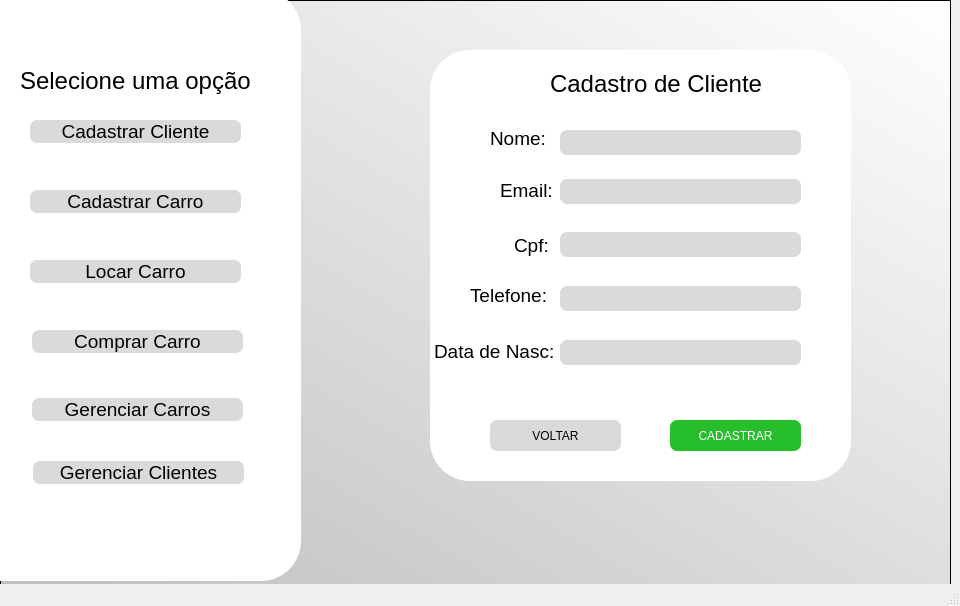
<?xml version="1.0" encoding="UTF-8"?>
<ui version="4.0">
 <class>MainWindow</class>
 <widget class="QMainWindow" name="MainWindow">
  <property name="geometry">
   <rect>
    <x>0</x>
    <y>0</y>
    <width>960</width>
    <height>606</height>
   </rect>
  </property>
  <property name="windowTitle">
   <string>MainWindow</string>
  </property>
  <widget class="QWidget" name="centralwidget">
   <widget class="QFrame" name="frame">
    <property name="geometry">
     <rect>
      <x>0</x>
      <y>0</y>
      <width>951</width>
      <height>611</height>
     </rect>
    </property>
    <property name="font">
     <font>
      <family>Yu Gothic UI Semibold</family>
      <weight>75</weight>
      <bold>true</bold>
     </font>
    </property>
    <property name="styleSheet">
     <string notr="true">background-color: qlineargradient(spread:pad, x1:0.085, y1:1, x2:1, y2:0, stop:0 rgba(192, 192, 192, 255), stop:1 rgba(255, 255, 255, 255));</string>
    </property>
    <property name="frameShape">
     <enum>QFrame::StyledPanel</enum>
    </property>
    <property name="frameShadow">
     <enum>QFrame::Raised</enum>
    </property>
    <widget class="QFrame" name="frame_2">
     <property name="geometry">
      <rect>
       <x>430</x>
       <y>50</y>
       <width>421</width>
       <height>431</height>
      </rect>
     </property>
     <property name="styleSheet">
      <string notr="true">background-color: rgb(255, 255, 255);
border-radius: 40;</string>
     </property>
     <property name="frameShape">
      <enum>QFrame::StyledPanel</enum>
     </property>
     <property name="frameShadow">
      <enum>QFrame::Raised</enum>
     </property>
     <widget class="QLabel" name="label_2">
      <property name="geometry">
       <rect>
        <x>60</x>
        <y>80</y>
        <width>61</width>
        <height>17</height>
       </rect>
      </property>
      <property name="font">
       <font>
        <pointsize>14</pointsize>
       </font>
      </property>
      <property name="styleSheet">
       <string notr="true">color: rgb(0, 0, 0);</string>
      </property>
      <property name="text">
       <string>Nome:</string>
      </property>
     </widget>
     <widget class="QLabel" name="label">
      <property name="geometry">
       <rect>
        <x>120</x>
        <y>18</y>
        <width>211</width>
        <height>31</height>
       </rect>
      </property>
      <property name="font">
       <font>
        <pointsize>18</pointsize>
       </font>
      </property>
      <property name="styleSheet">
       <string notr="true">color: rgb(0, 0, 0);
alternate-background-color: rgb(85, 87, 83);</string>
      </property>
      <property name="text">
       <string>Cadastro de Cliente</string>
      </property>
     </widget>
     <widget class="QLabel" name="label_3">
      <property name="geometry">
       <rect>
        <x>70</x>
        <y>132</y>
        <width>51</width>
        <height>17</height>
       </rect>
      </property>
      <property name="font">
       <font>
        <pointsize>14</pointsize>
       </font>
      </property>
      <property name="styleSheet">
       <string notr="true">color: rgb(0, 0, 0);</string>
      </property>
      <property name="text">
       <string>Email:</string>
      </property>
     </widget>
     <widget class="QLineEdit" name="nome">
      <property name="geometry">
       <rect>
        <x>130</x>
        <y>80</y>
        <width>241</width>
        <height>25</height>
       </rect>
      </property>
      <property name="font">
       <font>
        <pointsize>10</pointsize>
       </font>
      </property>
      <property name="styleSheet">
       <string notr="true">background-color: rgb(218, 218, 218);
color: rgb(0, 0, 0);
border-radius:7;</string>
      </property>
      <property name="text">
       <string/>
      </property>
     </widget>
     <widget class="QLineEdit" name="email2">
      <property name="geometry">
       <rect>
        <x>130</x>
        <y>129</y>
        <width>241</width>
        <height>25</height>
       </rect>
      </property>
      <property name="font">
       <font>
        <pointsize>10</pointsize>
       </font>
      </property>
      <property name="styleSheet">
       <string notr="true">background-color: rgb(218, 218, 218);
color: rgb(0, 0, 0);
border-radius:7;</string>
      </property>
      <property name="text">
       <string/>
      </property>
     </widget>
     <widget class="QPushButton" name="submitbtn">
      <property name="geometry">
       <rect>
        <x>240</x>
        <y>370</y>
        <width>131</width>
        <height>31</height>
       </rect>
      </property>
      <property name="cursor">
       <cursorShape>PointingHandCursor</cursorShape>
      </property>
      <property name="styleSheet">
       <string notr="true">background-color: rgb(39, 190, 44);
color: rgb(255, 255, 255);
border-radius:7;
</string>
      </property>
      <property name="text">
       <string>CADASTRAR</string>
      </property>
     </widget>
     <widget class="QLineEdit" name="cpf">
      <property name="geometry">
       <rect>
        <x>130</x>
        <y>182</y>
        <width>241</width>
        <height>25</height>
       </rect>
      </property>
      <property name="font">
       <font>
        <pointsize>10</pointsize>
       </font>
      </property>
      <property name="styleSheet">
       <string notr="true">background-color: rgb(218, 218, 218);
color: rgb(0, 0, 0);
border-radius:7;</string>
      </property>
      <property name="text">
       <string/>
      </property>
     </widget>
     <widget class="QLabel" name="label_4">
      <property name="geometry">
       <rect>
        <x>84</x>
        <y>185</y>
        <width>41</width>
        <height>21</height>
       </rect>
      </property>
      <property name="font">
       <font>
        <pointsize>14</pointsize>
       </font>
      </property>
      <property name="styleSheet">
       <string notr="true">color: rgb(0, 0, 0);</string>
      </property>
      <property name="text">
       <string>Cpf:</string>
      </property>
     </widget>
     <widget class="QLineEdit" name="telefone">
      <property name="geometry">
       <rect>
        <x>130</x>
        <y>236</y>
        <width>241</width>
        <height>25</height>
       </rect>
      </property>
      <property name="font">
       <font>
        <pointsize>10</pointsize>
       </font>
      </property>
      <property name="styleSheet">
       <string notr="true">background-color: rgb(218, 218, 218);
color: rgb(0, 0, 0);
border-radius:7;</string>
      </property>
      <property name="text">
       <string/>
      </property>
     </widget>
     <widget class="QLabel" name="label_5">
      <property name="geometry">
       <rect>
        <x>40</x>
        <y>235</y>
        <width>81</width>
        <height>21</height>
       </rect>
      </property>
      <property name="font">
       <font>
        <pointsize>14</pointsize>
       </font>
      </property>
      <property name="styleSheet">
       <string notr="true">color: rgb(0, 0, 0);</string>
      </property>
      <property name="text">
       <string>Telefone:</string>
      </property>
     </widget>
     <widget class="QLineEdit" name="data_nasc">
      <property name="geometry">
       <rect>
        <x>130</x>
        <y>290</y>
        <width>241</width>
        <height>25</height>
       </rect>
      </property>
      <property name="font">
       <font>
        <pointsize>10</pointsize>
       </font>
      </property>
      <property name="styleSheet">
       <string notr="true">background-color: rgb(218, 218, 218);
color: rgb(0, 0, 0);
border-radius:7;</string>
      </property>
      <property name="text">
       <string/>
      </property>
     </widget>
     <widget class="QLabel" name="label_6">
      <property name="geometry">
       <rect>
        <x>4</x>
        <y>291</y>
        <width>121</width>
        <height>21</height>
       </rect>
      </property>
      <property name="font">
       <font>
        <pointsize>14</pointsize>
       </font>
      </property>
      <property name="styleSheet">
       <string notr="true">color: rgb(0, 0, 0);</string>
      </property>
      <property name="text">
       <string>Data de Nasc:</string>
      </property>
     </widget>
     <widget class="QPushButton" name="submitbtn_2">
      <property name="geometry">
       <rect>
        <x>60</x>
        <y>370</y>
        <width>131</width>
        <height>31</height>
       </rect>
      </property>
      <property name="cursor">
       <cursorShape>PointingHandCursor</cursorShape>
      </property>
      <property name="styleSheet">
       <string notr="true">background-color: rgb(218, 218, 218);
color: rgb(0, 0, 0);
border-radius:7;
</string>
      </property>
      <property name="text">
       <string>VOLTAR</string>
      </property>
     </widget>
    </widget>
    <widget class="QFrame" name="frame_3">
     <property name="geometry">
      <rect>
       <x>-60</x>
       <y>-10</y>
       <width>361</width>
       <height>591</height>
      </rect>
     </property>
     <property name="styleSheet">
      <string notr="true">background-color: rgb(255, 255, 255);
border-radius:40;</string>
     </property>
     <property name="frameShape">
      <enum>QFrame::StyledPanel</enum>
     </property>
     <property name="frameShadow">
      <enum>QFrame::Raised</enum>
     </property>
     <widget class="QPushButton" name="abtn">
      <property name="geometry">
       <rect>
        <x>90</x>
        <y>130</y>
        <width>211</width>
        <height>23</height>
       </rect>
      </property>
      <property name="font">
       <font>
        <pointsize>14</pointsize>
       </font>
      </property>
      <property name="cursor">
       <cursorShape>PointingHandCursor</cursorShape>
      </property>
      <property name="styleSheet">
       <string notr="true">background-color: rgb(218, 218, 218);
color: rgb(0, 0, 0);
border-radius:7;</string>
      </property>
      <property name="text">
       <string>Cadastrar Cliente</string>
      </property>
     </widget>
     <widget class="QPushButton" name="cadcar_btn">
      <property name="geometry">
       <rect>
        <x>90</x>
        <y>200</y>
        <width>211</width>
        <height>23</height>
       </rect>
      </property>
      <property name="font">
       <font>
        <pointsize>14</pointsize>
       </font>
      </property>
      <property name="cursor">
       <cursorShape>PointingHandCursor</cursorShape>
      </property>
      <property name="styleSheet">
       <string notr="true">background-color: rgb(218, 218, 218);
color: rgb(0, 0, 0);
border-radius:7;</string>
      </property>
      <property name="text">
       <string>Cadastrar Carro</string>
      </property>
     </widget>
     <widget class="QPushButton" name="loc_car">
      <property name="geometry">
       <rect>
        <x>90</x>
        <y>270</y>
        <width>211</width>
        <height>23</height>
       </rect>
      </property>
      <property name="font">
       <font>
        <pointsize>14</pointsize>
       </font>
      </property>
      <property name="cursor">
       <cursorShape>PointingHandCursor</cursorShape>
      </property>
      <property name="styleSheet">
       <string notr="true">background-color: rgb(218, 218, 218);
color: rgb(0, 0, 0);
border-radius:7;</string>
      </property>
      <property name="text">
       <string>Locar Carro</string>
      </property>
     </widget>
     <widget class="QPushButton" name="comprar_car">
      <property name="geometry">
       <rect>
        <x>92</x>
        <y>340</y>
        <width>211</width>
        <height>23</height>
       </rect>
      </property>
      <property name="font">
       <font>
        <pointsize>14</pointsize>
       </font>
      </property>
      <property name="cursor">
       <cursorShape>PointingHandCursor</cursorShape>
      </property>
      <property name="styleSheet">
       <string notr="true">background-color: rgb(218, 218, 218);
color: rgb(0, 0, 0);
border-radius:7;</string>
      </property>
      <property name="text">
       <string>Comprar Carro</string>
      </property>
     </widget>
     <widget class="QLabel" name="label_7">
      <property name="geometry">
       <rect>
        <x>80</x>
        <y>70</y>
        <width>231</width>
        <height>41</height>
       </rect>
      </property>
      <property name="font">
       <font>
        <pointsize>18</pointsize>
       </font>
      </property>
      <property name="text">
       <string>Selecione uma opção</string>
      </property>
     </widget>
     <widget class="QPushButton" name="ger_car">
      <property name="geometry">
       <rect>
        <x>92</x>
        <y>408</y>
        <width>211</width>
        <height>23</height>
       </rect>
      </property>
      <property name="font">
       <font>
        <pointsize>14</pointsize>
       </font>
      </property>
      <property name="cursor">
       <cursorShape>PointingHandCursor</cursorShape>
      </property>
      <property name="styleSheet">
       <string notr="true">background-color: rgb(218, 218, 218);
color: rgb(0, 0, 0);
border-radius:7;</string>
      </property>
      <property name="text">
       <string>Gerenciar Carros</string>
      </property>
     </widget>
     <widget class="QPushButton" name="ger_cli">
      <property name="geometry">
       <rect>
        <x>93</x>
        <y>471</y>
        <width>211</width>
        <height>23</height>
       </rect>
      </property>
      <property name="font">
       <font>
        <pointsize>14</pointsize>
       </font>
      </property>
      <property name="cursor">
       <cursorShape>PointingHandCursor</cursorShape>
      </property>
      <property name="styleSheet">
       <string notr="true">background-color: rgb(218, 218, 218);
color: rgb(0, 0, 0);
border-radius:7;</string>
      </property>
      <property name="text">
       <string>Gerenciar Clientes</string>
      </property>
     </widget>
    </widget>
   </widget>
  </widget>
  <widget class="QMenuBar" name="menubar">
   <property name="geometry">
    <rect>
     <x>0</x>
     <y>0</y>
     <width>960</width>
     <height>21</height>
    </rect>
   </property>
  </widget>
  <widget class="QStatusBar" name="statusbar"/>
 </widget>
 <resources/>
 <connections/>
</ui>
